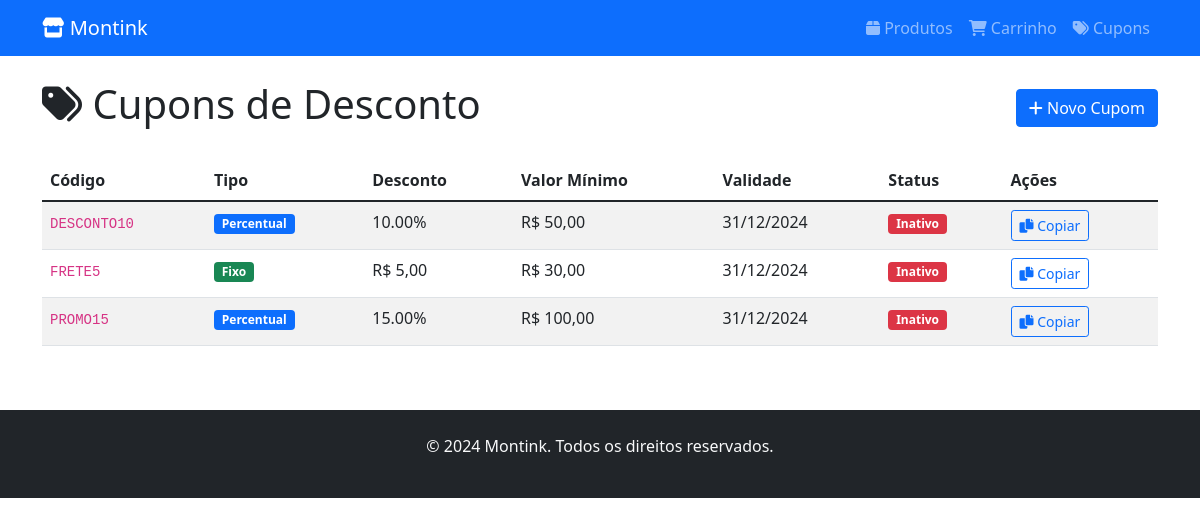
The page /index.php?action=cupons on the database its author committed.
### tables this page shows
CREATE TABLE cupons (
    id INT AUTO_INCREMENT PRIMARY KEY,
    codigo VARCHAR(50) UNIQUE NOT NULL,
    desconto_tipo ENUM('fixo', 'percentual') NOT NULL,
    desconto_valor DECIMAL(10,2) NOT NULL,
    valor_minimo DECIMAL(10,2) DEFAULT 0,
    data_validade DATE NOT NULL,
    ativo BOOLEAN DEFAULT TRUE,
    created_at TIMESTAMP DEFAULT CURRENT_TIMESTAMP
);

### models/BaseModel.php (called while the page is built, shortened)
<?php
class BaseModel {
    protected $pdo;
    public function __construct() {
        $this->initializeConnection();
    }
    private function initializeConnection() {
        $configPath = __DIR__ . '/../config/database.php';
        $config = require $configPath;
        try {
            $dsn = "mysql:host={$config['host']};dbname={$config['dbname']};charset={$config['charset']}";
            $this->pdo = new PDO($dsn, $config['username'], $config['password'], $config['options']);
            $this->pdo->query("SELECT 1");
        } catch(PDOException $e) {
            error_log("Erro de conexão PDO: " . $e->getMessage());
            throw new Exception("Erro na conexão com banco de dados: " . $e->getMessage());
        }
    }
    protected function execute($sql, $params = []) {
        try {
            $stmt = $this->pdo->prepare($sql);
            $stmt->execute($params);
            return $stmt;
        } catch (PDOException $e) {
            error_log("Erro na query: $sql - " . $e->getMessage());
            throw new Exception("Erro na query: " . $e->getMessage());
        }
    }
    protected function fetchAll($sql, $params = []) {
        $stmt = $this->execute($sql, $params);
        return $stmt->fetchAll(PDO::FETCH_ASSOC);
    }
}
?>

### config/database.php (called while the page is built)
<?php
return [
    'host' => 'localhost',
    'dbname' => 'montink_ecommerce',
    'username' => 'montink',
    'password' => 'Montink@2025',
    'charset' => 'utf8mb4',
    'options' => [
        PDO::ATTR_ERRMODE => PDO::ERRMODE_EXCEPTION,
        PDO::ATTR_DEFAULT_FETCH_MODE => PDO::FETCH_ASSOC,
        PDO::ATTR_EMULATE_PREPARES => false,
    ]
];
?>

### controllers/CupomController.php (called while the page is built, shortened)
<?php
require_once 'models/Cupom.php';
class CupomController {
    private $cupom;
    public function __construct() {
        $this->cupom = new Cupom();
    }
    public function index() {
        $cupons = $this->cupom->findAll();
        include 'views/cupons/index.php';
    }
}
?>

### models/Cupom.php (called while the page is built, shortened)
<?php
require_once 'models/BaseModel.php';
class Cupom extends BaseModel {
    public function findAll() {
        return $this->fetchAll("SELECT * FROM cupons ORDER BY created_at DESC");
    }
}
?>

### views/cupons/index.php (the view, shortened to what this page needs)
<?php include 'views/layout/header.php'; ?>
<div class="d-flex justify-content-between align-items-center mb-4">
    <h1><i class="fas fa-tags"></i> Cupons de Desconto</h1>
    <a href="index.php?action=cupons&method=create" class="btn btn-primary">
        <i class="fas fa-plus"></i> Novo Cupom
    </a>
</div>
<?php if (empty($cupons)): ?>
    <div class="alert alert-info">
        <i class="fas fa-info-circle"></i> Nenhum cupom cadastrado ainda.
    </div>
<?php else: ?>
    <div class="table-responsive">
        <table class="table table-striped">
            <thead>
                <tr>
                    <th>Código</th>
                    <th>Tipo</th>
                    <th>Desconto</th>
                    <th>Valor Mínimo</th>
                    <th>Validade</th>
                    <th>Status</th>
                    <th>Ações</th>
                </tr>
            </thead>
            <tbody>
                <?php foreach ($cupons as $cupom): ?>
                    <tr>
                        <td><code><?= htmlspecialchars($cupom['codigo']) ?></code></td>
                        <td>
                            <span class="badge bg-<?= $cupom['desconto_tipo'] === 'fixo' ? 'success' : 'primary' ?>">
                                <?= ucfirst($cupom['desconto_tipo']) ?>
                            </span>
                        </td>
                        <td>
                            <?php if ($cupom['desconto_tipo'] === 'fixo'): ?>
                                R$ <?= number_format($cupom['desconto_valor'], 2, ',', '.') ?>
                            <?php else: ?>
                                <?= $cupom['desconto_valor'] ?>%
                            <?php endif; ?>
                        </td>
                        <td>R$ <?= number_format($cupom['valor_minimo'], 2, ',', '.') ?></td>
                        <td><?= date('d/m/Y', strtotime($cupom['data_validade'])) ?></td>
                        <td>
                            <?php if ($cupom['ativo'] && $cupom['data_validade'] >= date('Y-m-d')): ?>
                                <span class="badge bg-success">Ativo</span>
                            <?php else: ?>
                                <span class="badge bg-danger">Inativo</span>
                            <?php endif; ?>
                        </td>
                        <td>
                            <button class="btn btn-sm btn-outline-primary" onclick="copiarCupom('<?= $cupom['codigo'] ?>')">
                                <i class="fas fa-copy"></i> Copiar
                            </button>
                        </td>
                    </tr>
                <?php endforeach; ?>
            </tbody>
        </table>
    </div>
<?php endif; ?>
<?php include 'views/layout/footer.php'; ?>

### index.php (shortened to what this page needs)
<?php
spl_autoload_register(function ($class) {
    $paths = [
        'controllers/',
        'models/',
        'services/'
    ];
    foreach ($paths as $path) {
        $file = $path . $class . '.php';
        if (file_exists($file)) {
            return;
        }
    }
});
$action = $_GET['action'] ?? 'produtos';
$method = $_GET['method'] ?? 'index';
$id = $_GET['id'] ?? null;
try {
    switch ($action) {
        case 'cupons':
            $controller = new CupomController();
            break;
    }
    if (method_exists($controller, $method)) {
        if ($id) {
            $controller->$method($id);
        } else {
            $controller->$method();
        }
    } else {
        throw new Exception("Método não encontrado");
    }
} catch (Exception $e) {
    $_SESSION['error'] = 'Erro: ' . $e->getMessage();
    header('Location: index.php');
    exit;
}
?>

### views/layout/header.php (shortened to what this page needs)
<!DOCTYPE html>
<html lang="pt-BR">
<head>
    <link href="https://cdn.jsdelivr.net/npm/bootstrap@5.1.3/dist/css/bootstrap.min.css" rel="stylesheet">
    <link href="https://cdnjs.cloudflare.com/ajax/libs/font-awesome/6.0.0/css/all.min.css" rel="stylesheet">
</head>
<body>
    <nav class="navbar navbar-expand-lg navbar-dark bg-primary">
        <div class="container">
            <a class="navbar-brand" href="index.php"><i class="fas fa-store"></i> Montink</a>
            <div class="navbar-nav ms-auto">
                <a class="nav-link" href="index.php?action=produtos">
                    <i class="fas fa-box"></i> Produtos
                </a>
                <a class="nav-link" href="index.php?action=carrinho">
                    <i class="fas fa-shopping-cart"></i> Carrinho
                </a>
                <a class="nav-link" href="index.php?action=cupons">
                    <i class="fas fa-tags"></i> Cupons
                </a>
            </div>
        </div>
    </nav>
    <div class="container mt-4">

### views/layout/footer.php (shortened to what this page needs)
</div>
    <footer class="bg-dark text-light mt-5 py-4">
        <div class="container text-center">
            <p>&copy; 2024 Montink. Todos os direitos reservados.</p>
        </div>
    </footer>
</body>
</html>

### rows shown on the page
cupons: codigo "DESCONTO10", desconto_tipo "Percentual", desconto_valor "10.00", valor_minimo "50,00", data_validade "31/12/2024", ativo "Inativo"
cupons: codigo "FRETE5", desconto_tipo "Fixo", desconto_valor "5,00", valor_minimo "30,00", data_validade "31/12/2024", ativo "Inativo"
cupons: codigo "PROMO15", desconto_tipo "Percentual", desconto_valor "15.00", valor_minimo "100,00", data_validade "31/12/2024", ativo "Inativo"
